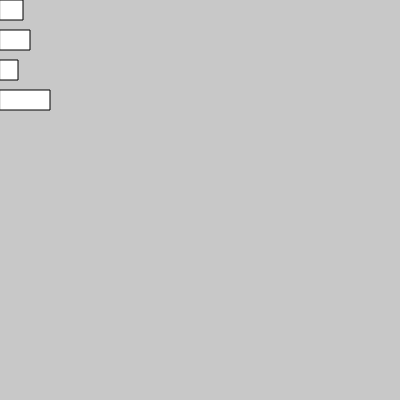
Frame 1 (no input)
Frame 60 (no input): identical to frame 1, image omitted
Frame 120 (the mouse pressed at the canvas centre since frame 60): identical to frame 1, image omitted

The p5.js sketch that drew this single still picture (run headless with seeded random() and noise() and a simulated clock; from frame 60 on, the mouse is pressed at the canvas centre):

// p5.js sketch
// ── sketch.js
let edadMaria = 23 ;
let edadJazmin = 30 ;
let edadJuan = 18 ;
let edadPablo = 50 ;

let tamanioBarra = 20;
let posicionY = 0;
let desplazamiento = 30;
function setup() 
{
	createCanvas(400, 400);
}

function draw()
{
    background(200)

    posicionY = 0;

    rect(0 , posicionY , edadMaria, tamanioBarra)

    posicionY += desplazamiento;
    
    rect(0 , posicionY , edadJazmin, tamanioBarra)
        
    posicionY += desplazamiento;
    
    rect(0 , posicionY , edadJuan, tamanioBarra)

    posicionY += desplazamiento;
    
    rect(0 , posicionY , edadPablo, tamanioBarra)
}
